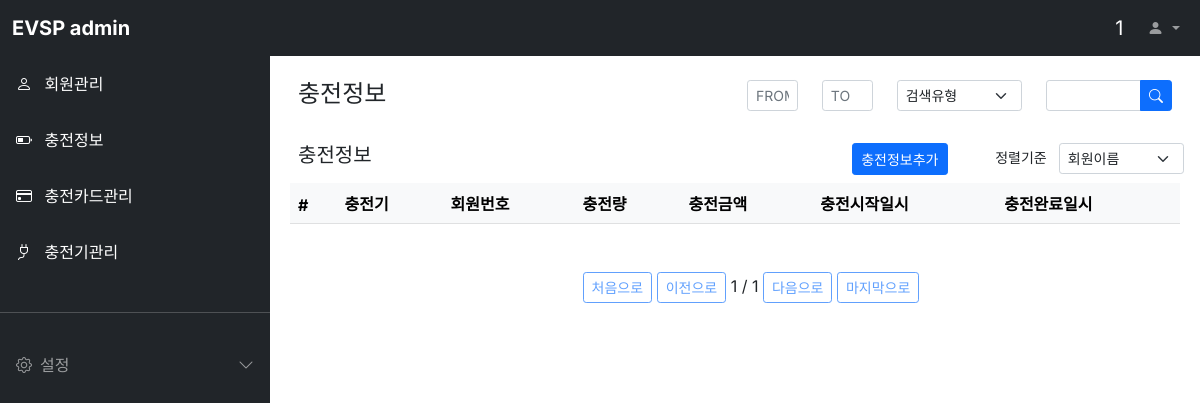
Before: /charginginfo/ (signed in) with the older database file.
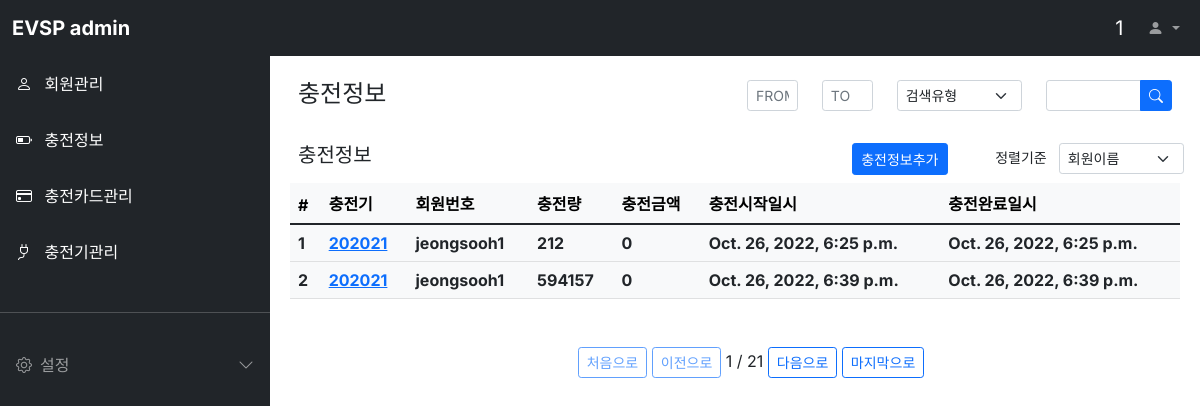
After: the same page with the newer database file.
### charginginfo/models.py (models this page shows)
class Charginginfo(models.Model):
  cpnumber = models.CharField(max_length=64, verbose_name='충전기번호')
  userid = models.CharField(max_length=64, verbose_name='회원아이디')
  energy = models.IntegerField(verbose_name='충전량')
  amount = models.IntegerField(verbose_name='충전금액')
  start_dttm = models.DateTimeField(auto_now_add=False, verbose_name='충전시작일시')
  end_dttm = models.DateTimeField(auto_now_add=False, verbose_name='충전완료일시')
  class Meta:
    db_table = 'evsp_charginginfo'
    verbose_name = '충전정보'
    verbose_name_plural = '충전정보'

### charginginfo/views.py (the view)
# urls.py: path('charginginfo/', CharginginfoList.as_view()),
class CharginginfoList(ListView):
  model = Charginginfo
  template_name='charginginfo.html'
  context_object_name = 'charginginfoList'
  paginate_by = 2
  queryset = Charginginfo.objects.all()
  def get_context_data(self, **kwargs):
    context = super().get_context_data(**kwargs)
    user_id = self.request.session['user']
    context['loginuser'] = user_id
    return context

### charginginfo/templates/charginginfo.html (shortened to what this page needs)
{% extends "base.html" %}
{% block head %}
<link rel="stylesheet" href="//code.jquery.com/ui/1.13.2/themes/base/jquery-ui.css">
{% endblock %}
{% block contents %}
<div class="row mt-3 mx-3">
  <div class="col-md-6 fw-bold"><h4>충전정보</h4></div>
  <div class="col-md-1">
    <form>
      <div class="input-group input-group-sm" id="datepicket1">
        <input type="text" id="date-picker1" class="form-control" placeholder="FROM" />
      </div>
    </form>
  </div>
  <div class="col-md-1">
    <form>
      <div class="input-group input-group-sm" id="datepicket2">
        <input type="text" id="date-picker2" class="form-control" placeholder="TO" />
      </div>
    </form>
  </div>
  <div class="col-md-2">
    <select class="form-select form-select-sm" aria-label="Default select example">
      <option selected>검색유형</option>
    </select>
  </div>
  <div class="col-md-2">
    <form>
      <div class="input-group input-group-sm">
        <input type="text" class="form-control" placeholder="" aria-label="Recipient's username" aria-describedby="button-addon2">
        <button class="btn btn-primary" type="button" id="button-addon2">
          <i class="bi bi-search"></i>
        </button>
      </div>
    </form>
  </div>
</div>
<div class="row mt-3 mx-3">
  <div class="col-md-6 fw-bold"><h5>충전정보</h5></div>
  <div class="col-md-3 d-grid justify-content-md-end">
    <button class="btn btn-primary btn-sm"
      onclick="location.href='/charginginfo/register/'">충전정보추가
    </button>
  </div>
  <div class="col-md-3">
    <div class="row justify-content-end">
      <label class="col form-select-sm text-end">정렬기준</label>
      <select class="col form-select form-select-sm" aria-label="Default select example">
        <option selected>회원이름</option>
      </select>
    </div>
  </div>
</div>
<div class="row mt-2 mx-2">
  <div class="col-12">
    <table class="table table-light">
      <thead class="thead-light">
        <tr>
          <th scope="col">#</th>
          <th scope="col">충전기</th>
          <th scope="col">회원번호</th>
          <th scope="col">충전량</th>
          <th scope="col">충전금액</th>
          <th scope="col">충전시작일시</th>
          <th scope="col">충전완료일시</th>
        </tr>
      </thead>
      <tbody class="text-dark">
        {% for charginginfo in charginginfoList %}
        <tr>
          <th scope="row">{{ charginginfo.id }}</th>
          <th><a href="/charginginfo/{{ charginginfo.id }}">{{ charginginfo.cpnumber }}</a></th>
          <th>{{ charginginfo.userid }}</th>
          <th>{{ charginginfo.energy }}</th>
          <th>{{ charginginfo.amount }}</th>
          <th>{{ charginginfo.start_dttm }}</th>
          <th>{{ charginginfo.end_dttm }}</th>
        </tr>
        {% endfor %}
      </tbody>
    </table>
    <div class="pagination justify-content-center mt-5">
      <ul class="step-links">
        {% if page_obj.has_previous %}
        <a class="btn btn-sm btn-outline-primary" href="?page=1">처음으로</a>
        <a class="btn btn-sm btn-outline-primary" href="?page={{ page_obj.previous_page_number }}">이전으로</a>
        {% else %}
        <a class="btn btn-sm btn-outline-primary disabled" href="#">처음으로</a>
        <a class="btn btn-sm btn-outline-primary disabled" href="#">이전으로</a>
        {% endif %}
      <span class="current">
        {{ page_obj.number }} / {{ page_obj.paginator.num_pages }}
      </span>
        {% if page_obj.has_next %}
        <a class="btn btn-sm btn-outline-primary" href="?page={{ page_obj.next_page_number }}">다음으로</a>
        <a class="btn btn-sm btn-outline-primary" href="?page={{ page_obj.paginator.num_pages }}">마지막으로</a>
        {% else %}
        <a class="btn btn-sm btn-outline-primary disabled" href="#">다음으로</a>
        <a class="btn btn-sm btn-outline-primary disabled" href="#">마지막으로</a>
        {% endif %}
      </ul>
    </div>
  </div>
</div>
{% endblock %}

### evuser/templates/base.html (shortened to what this page needs)
<html>
<head>
  <link href="https://cdn.jsdelivr.net/npm/bootstrap@5.1.3/dist/css/bootstrap.min.css" rel="stylesheet">
  <link rel="stylesheet" href="https://cdn.jsdelivr.net/npm/bootstrap-icons@1.8.1/font/bootstrap-icons.css">
  {% block head %}
  {% endblock %}
  <link rel="stylesheet" href="/static/style.css" />
</head>
<body>
  <nav class="navbar navbar-expand-lg navbar-dark bg-dark fixed-top">
    <div class="container-fluid">
      <a class="navbar-brand fw-bold me-auto" href="#">EVSP admin</a>
      <div class="collapse navbar-collapse" id="navbarSupportedContent">
        <a class="navbar-brand ms-auto" href="#">{{ loginuser }}</a>
        <ul class="navbar-nav mb-2 mb-lg-0">
          <li class="nav-item dropdown">
            <a class="nav-link dropdown-toggle" href="#" id="navbarDropdown" role="button" data-bs-toggle="dropdown" aria-expanded="false">
              <i class="bi bi-person-fill"></i>
            </a>
          </li>
        </ul>
      </div>
    </div>
  </nav>
  <div
    class="offcanvas bg-dark sidebar-nav"
    tabindex="-1" id="offcanvasExample"
    aria-labelledby="offcanvasExampleLabel"
  >
    <div class="offcanvas-body p-0">
      <nav class="navbar-dark">
        <ul class="navbar-nav">
          <li>
            <a href="/evuser/" class="nav-link p-3 active">
              <span class="me-2">
                <i class="bi bi-person"></i>
              </span>
              <span>회원관리</span>
            </a>
          </li>
          <li>
            <a href="/charginginfo/" class="nav-link p-3 active">
              <span class="me-2">
                <i class="bi bi-battery-half"></i>
              </span>
              <span>충전정보</span>
            </a>
          </li>
          <li>
            <a href="/cardinfo/" class="nav-link p-3 active">
              <span class="me-2">
                <i class="bi bi-credit-card"></i>
              </span>
              <span>충전카드관리</span>
            </a>
          </li>
          <li>
            <a href="/evcharger/" class="nav-link p-3 active">
              <span class="me-2">
                <i class="bi bi-plug"></i>
              </span>
              <span>충전기관리</span>
            </a>
          </li>
          <li class="my-4">
            <hr class="dropdown-divider bg-light" />
          </li>
          <li>
            <a class="nav-link px-3 sidebar-link" data-bs-toggle="collapse"
              href="#collapseExample" role="button" aria-expanded="false"
              aria-controls="collapseExample"
            >
              <span class="me-2">
                <i class="bi bi-gear"></i>
              </span>
              <span>설정</span>
              <span class="right-icon ms-auto">
                <i class="bi bi-chevron-down"></i>
              </span>
            </a>
          </li>
        </ul>
      </nav>
    </div>
  </div>
  <main class="mt-5 pt-3">
    {% block contents %}
    {% endblock %}
  </main>
</body>
</html>

### static/style.css (style rules this page uses)
body, button { font-family: "Inter", sans-serif; }
:root { --offcanvas-width: 270px; --topNavbarHeight: 56px; }
.sidebar-nav { width: var(--offcanvas-width); }
.sidebar-link { display: flex; align-items: center; }
.sidebar-link .right-icon { display: inline-flex; transition: all ease 0.25s; }
@media (min-width: 992px) { body { overflow: auto !important; } }
@media (min-width: 992px) { main { margin-left: var(--offcanvas-width); } }
@media (min-width: 992px) { .sidebar-nav { transform: none; visibility: visible !important; top:var(--topNavbarHeight); height: calc(100% - var(--topNavbarHeight)); } }

Changed rows visible on the page:
added Charginginfo: id "1", cpnumber "202021", userid "jeongsooh1", energy "212", amount "0", start_dttm "Oct. 26, 2022, 6:25 p.m.", end_dttm "Oct. 26, 2022, 6:25 p.m."
added Charginginfo: id "2", cpnumber "202021", userid "jeongsooh1", energy "594157", amount "0", start_dttm "Oct. 26, 2022, 6:39 p.m.", end_dttm "Oct. 26, 2022, 6:39 p.m."
Other visible differences:
{{ page_obj.paginator.num_pages }}: "1" → "21"
